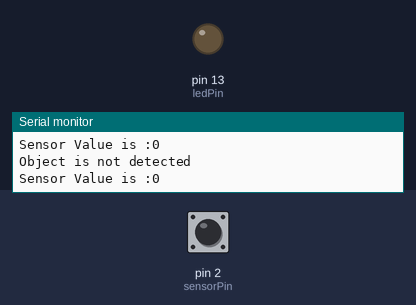
Recording of a sketch running on a simulated Arduino Uno, built with avr-gcc and run on an emulated ATmega328P. Parts: output pins drawn as LEDs (lit = HIGH), the last lines printed to the serial monitor. Dashed ring = blinking. Inputs (shaded band) come from the test bench; at power-on: pin 2 (sensorPin) LOW.

Above: at 1.2 s.
1.3 s: pin 2 (sensorPin) driven HIGH
At 2.2 s:
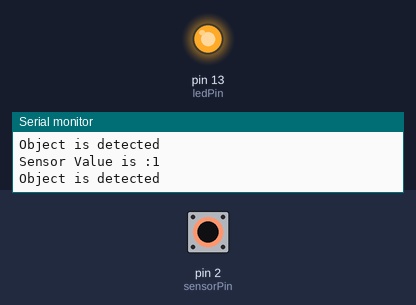
2.8 s: pin 2 (sensorPin) driven LOW
At 3.4 s:
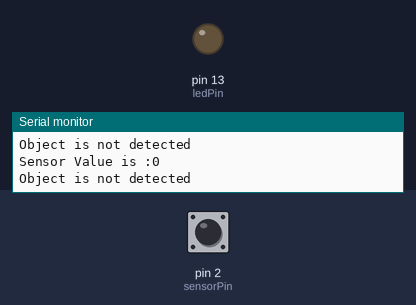
5.8 s: pin 2 (sensorPin) pulsed HIGH 2 times (0.12 s each, 0.3 s apart)
At 6.21 s:
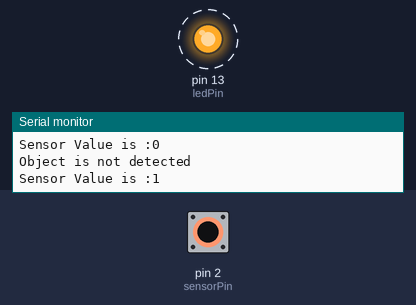
9.4 s: pin 2 (sensorPin) pulsed HIGH 5 times (0.12 s each, 0.3 s apart)
At 11.8 s:
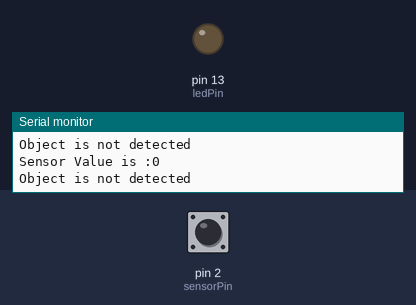
Timing chart, 0 to 13.3 s (numbered marks = the images above; inputs shaded):
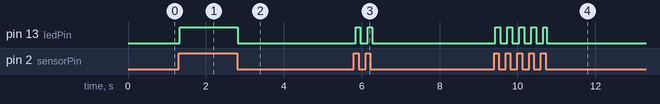

Measured:
- after the input at 1.3 s, pin 13 (ledPin): LOW → HIGH at once
- after the input at 2.8 s, pin 13 (ledPin): HIGH → LOW at once
- after the input at 5.8 s, pin 13 (ledPin): alternates HIGH for 0.12 s and LOW for 0.18 s, 4 changes in all, then stays LOW, starting at once
- after the input at 9.4 s, pin 13 (ledPin): alternates HIGH for 0.12 s and LOW for 0.18 s, 10 changes in all, then stays LOW, starting at once

The sketch:

IR_sensor_and_detecting_object__Proximity_.ino
```cpp
/* Interfacing IR sensor (Proximity Sensor) with Arduino board and detecting object */
int ledPin = 13;
int sensorPin = 2;
int sensorValue;

void setup()
{
  Serial.begin(9600);
  pinMode(sensorPin, INPUT);
  pinMode(ledPin, OUTPUT);
}
void loop()
{
  sensorValue = digitalRead(sensorPin);
  Serial.print("Sensor Value is :");
  Serial.println(sensorValue);

  if (sensorValue == HIGH)
  {
    digitalWrite(ledPin, HIGH);
    Serial.println("Object is detected");
  }
  if (sensorValue == LOW)
  {
    digitalWrite(ledPin, LOW);
    Serial.println("Object is not detected");
  }
}
```
